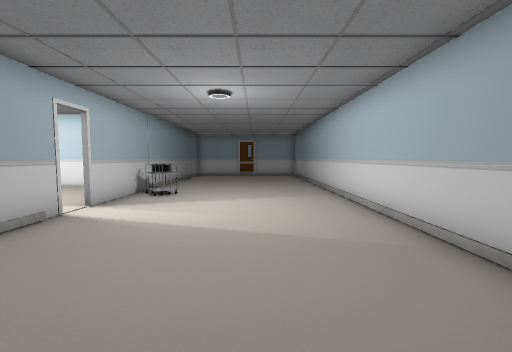
View 1 (above)

12 first-person views from a walk through a 3-D level made in the Unity game engine. The camera is 1.3 m above the floor, tilts 4° down and sees 90° across. Doors are open. The floor is counted in squares, 1 m on a side. Each view is taken from the middle of a square. On the plan, view 1 faces up. The plan holds only what a view shows up to about 13 squares ahead; the rest is blank. The place goes on beyond the plan. The player character is not drawn. Some surface patterns are stand-ins.

View 2
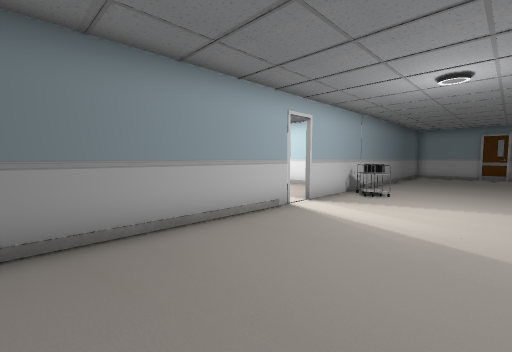

View 3
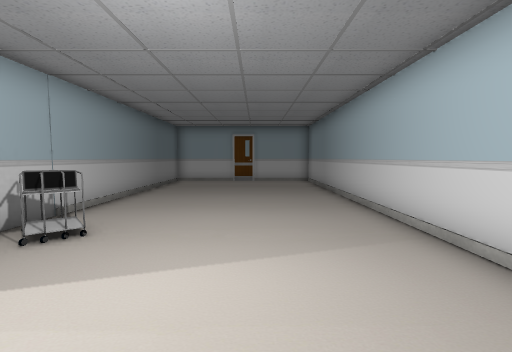

View 4
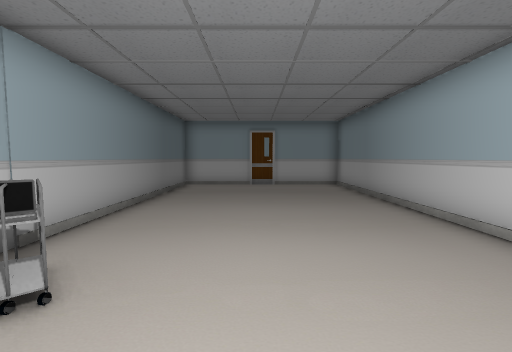

View 5
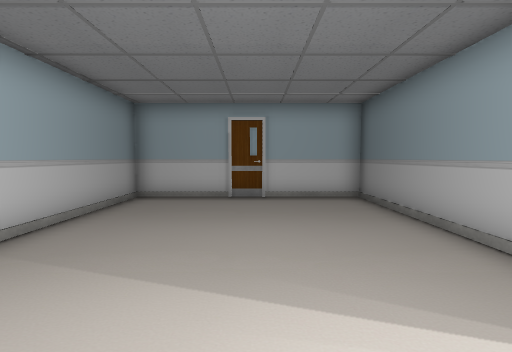

View 6
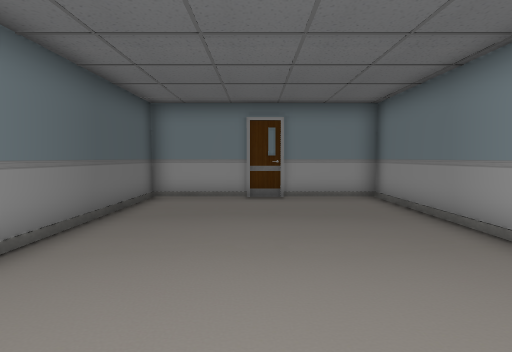

View 7
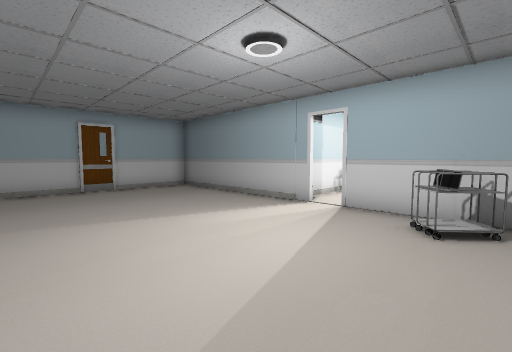

View 8
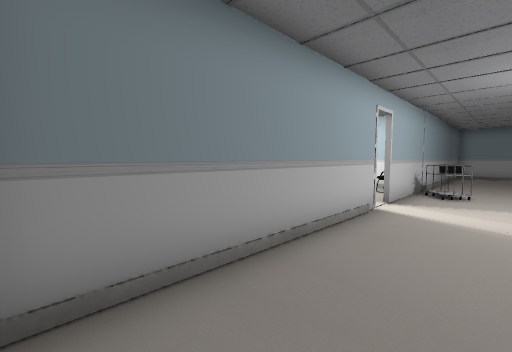

View 9
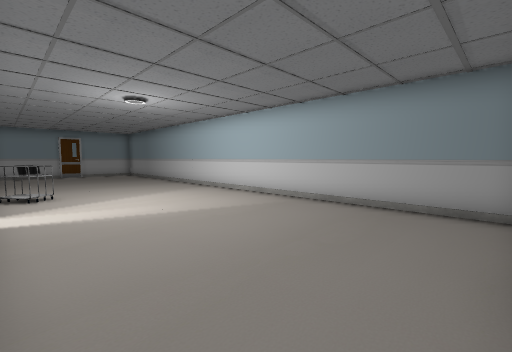

View 10
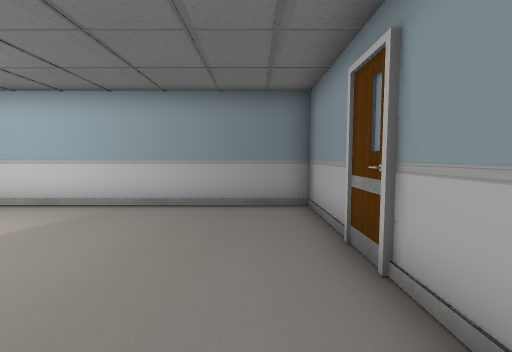

View 11
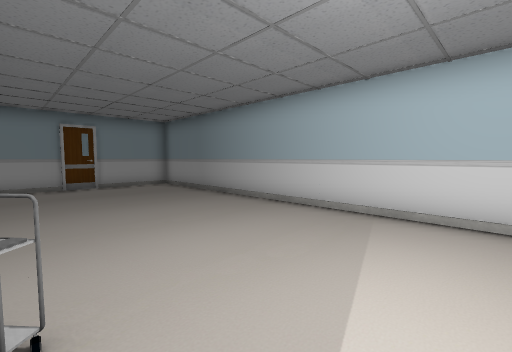

View 12
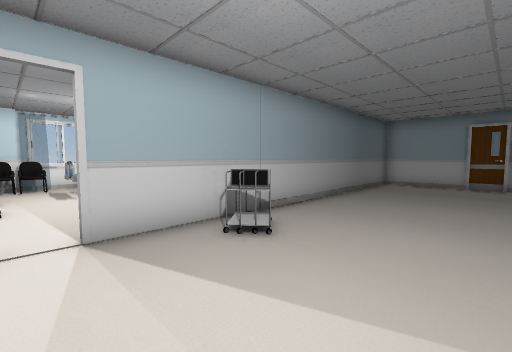

### Floor plan
Points are (right, up) in squares from view 1. A wall is a line through its corners. A room is listed if a view was taken in it or the views show most of it. See-through windows are left out.
Room 1 (views 1, 2, 3, 4, 5, 6, 7, 8, 9, 10, 11, 12)
walls: (-4.4, 8.6) (-4.4, 6.8); (-4.4, 5.9) (-4.4, -1.5) (3, -1.5) (3, 19.5) (-4.4, 19.5) (-4.4, 10.4); (-5.8, 10.6) (-7.5, 10.6); (-7.5, 5.2) (-5.5, 5.2)
ways out: open door at (-4.7, 6.3)
objects: other object (-6, 9) to (-5, 10); other object (-4, 9) to (-3, 10)

Positions as (right, up) in squares from view 1, and headings:
1: (0, 0), facing up
2: (0, 0), facing up-left
3: (0, 5), facing up
4: (-1, 7), facing up
5: (-1, 7), facing down
6: (-1, 11), facing up
7: (2, 10), facing down-left
8: (-2, -1), facing up-left
9: (-4, -1), facing up-right
10: (-4, 0), facing right
11: (-3, 7), facing up-right
12: (0, 6), facing up-left
